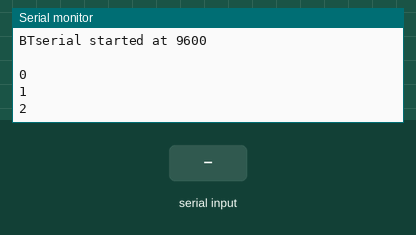
Simulated run of this sketch. Board: Arduino Uno, built with avr-gcc and run on an emulated ATmega328P. Parts: the last lines printed to the serial monitor. Inputs (shaded band) come from the test bench.

Above: at 2.8 s.
2.9 s: "1" received over the second serial link
At 3.8 s:
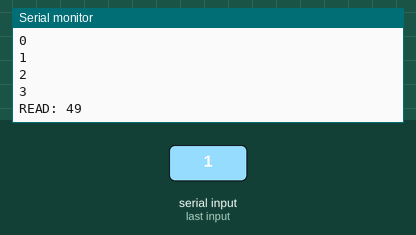
4.5 s: "0" received over the second serial link
At 5.8 s:
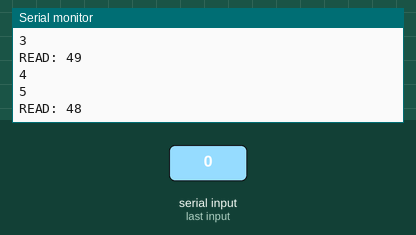
6.0 s: "2" received over the second serial link
At 6.6 s:
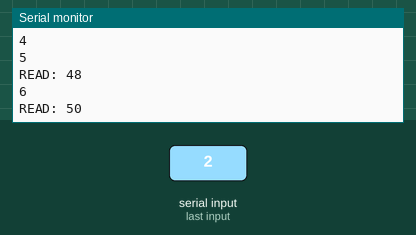
Timing chart, 0 to 9.0 s (numbered marks = the images above; inputs shaded):
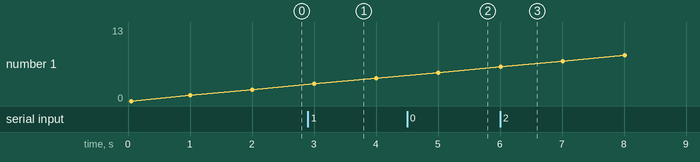

The sketch:

BT_fib.ino
```cpp
#include <SoftwareSerial.h>
#define TxD 2
#define RxD 7


SoftwareSerial BTserial(RxD, TxD); // RX, TX for Bluetooth

const long baudRate = 9600;
int r=0;
int fib_0 = 1;
int fib_1 = 0;
int c=0;
void setup()
{
    Serial.begin(9600);
    Serial.print("Sketch:   ");   Serial.println(__FILE__);
    Serial.println(" ");

    BTserial.begin(baudRate);
    Serial.print("BTserial started at "); Serial.println(baudRate);
    Serial.println(" ");
}

void loop()
{

    BTserial.write(c);
    Serial.println(c);

    // Read from the Bluetooth module and send to the Arduino Serial Monitor
    while (BTserial.available())
    {
        r = BTserial.read();
        Serial.print("READ: ");
        Serial.println(r);
       //fib_0 = fib_1;
        //fib_1 = r;
    }
    delay(1000);
    c=c+1;
}
```

Measured:
- after the input at 2.9 s, the serial monitor: prints a new line after 0.11 s (image 1)
- after the input at 4.5 s, the serial monitor: prints a new line after 0.51 s (image 2)
- after the input at 6.0 s, the serial monitor: prints a new line at once (image 3)
